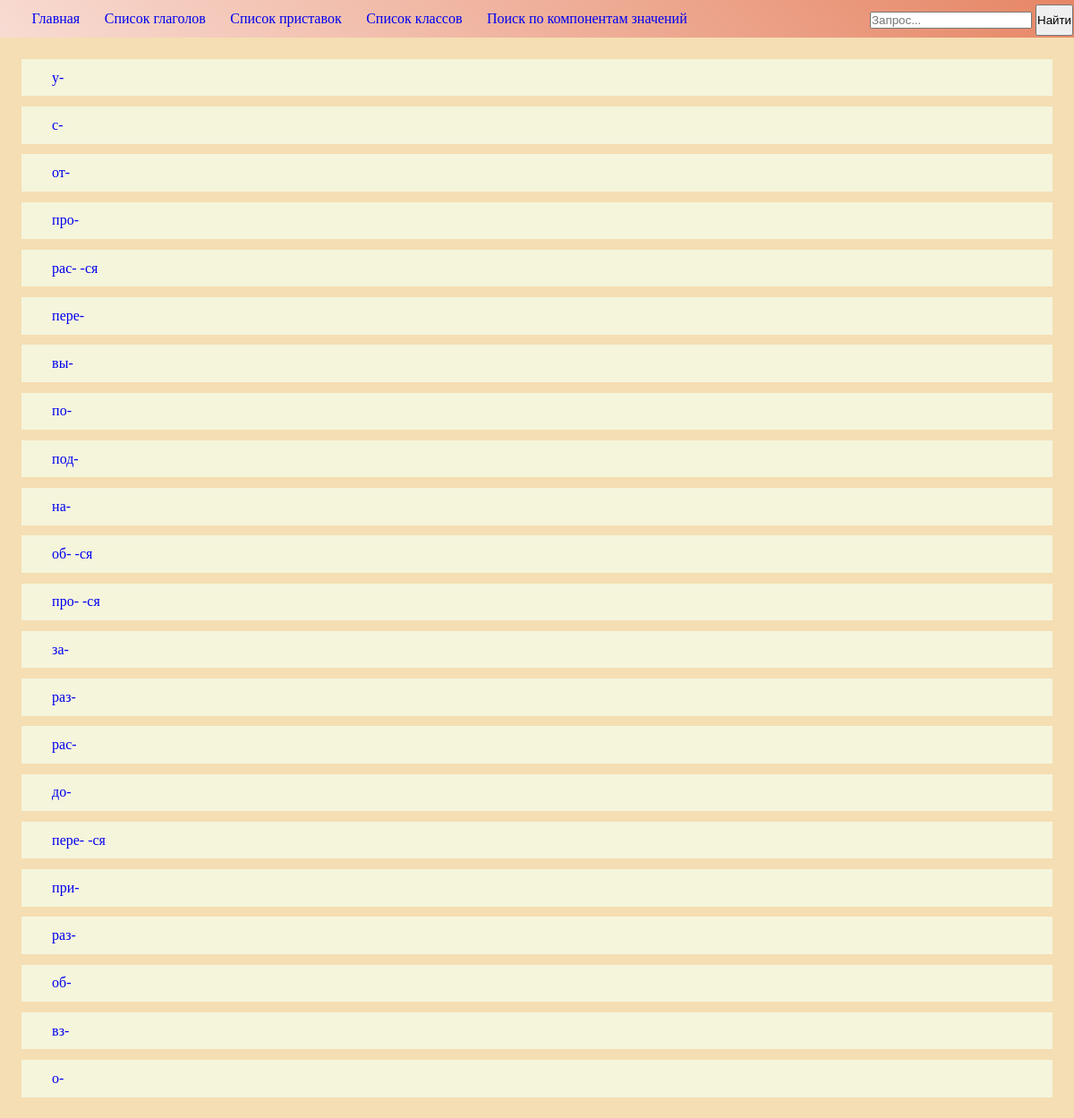
/prefs/, run on the app's committed database.
### prefs/models.py (models this page shows, shortened)
class Pref(models.Model):
    pref = models.CharField(max_length=10)

### prefs/views.py (the view)
# urls.py: url(r'^', include('index.urls')),
def index(request):
    context = {}
    context['prefs'] = Pref.objects.all()
    return render(request, 'prefs/index.html', context)

### templates/prefs/index.html (shortened to what this page needs)
{% extends "base.html" %}
{% block content %}
    {% if prefs %}
        {% for pref in prefs %}
            <p class="line">
                <a href="{% url 'prefs:wordlist' pref.id %}" class="element_links">{{ pref.pref }}</a>
            </p>
        {% endfor %}
    {% endif %}
{% endblock %}

### templates/base.html (style rules this page uses)
* { margin: 0; padding: 0; }
body { background-color: wheat; }
.line { display: block; padding: 1%; background-color: beige; margin: 1%; font: serif; }

### templates/prefs/index.html (style rules this page uses)
.element_links { padding-left: 2%; text-decoration: none; }

### data on the page
Pref: pref "у-"
Pref: pref "с-"
Pref: pref "от-"
Pref: pref "про-"
Pref: pref "рас- -ся"
Pref: pref "пере-"
Pref: pref "вы-"
Pref: pref "по-"
Pref: pref "под-"
Pref: pref "на-"
Pref: pref "об- -ся"
Pref: pref "про- -ся"
Pref: pref "за-"
Pref: pref "раз-"
Pref: pref "рас-"
Pref: pref "до-"
Pref: pref "пере- -ся"
Pref: pref "при-"
Pref: pref "раз-"
Pref: pref "об-"
Pref: pref "вз-"
Pref: pref "о-"
